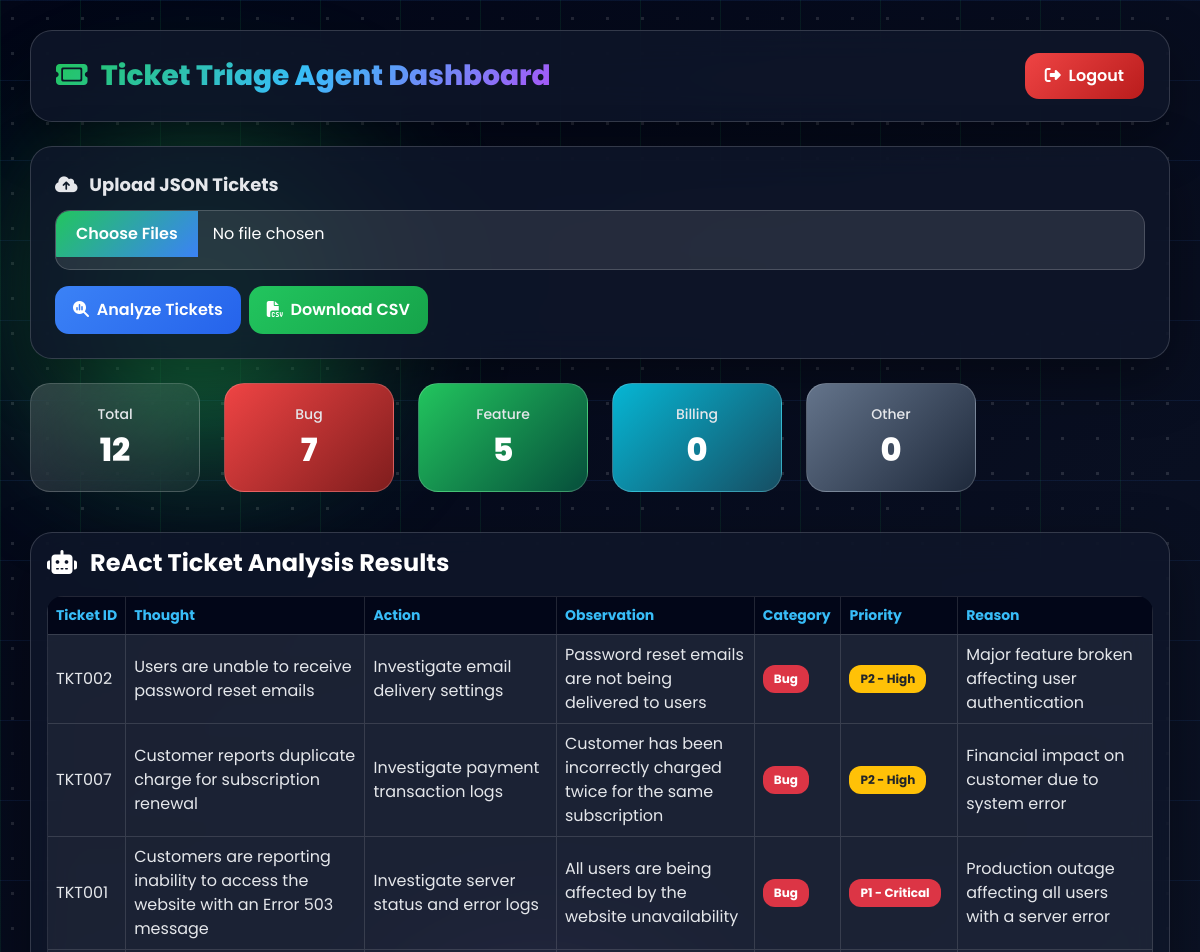
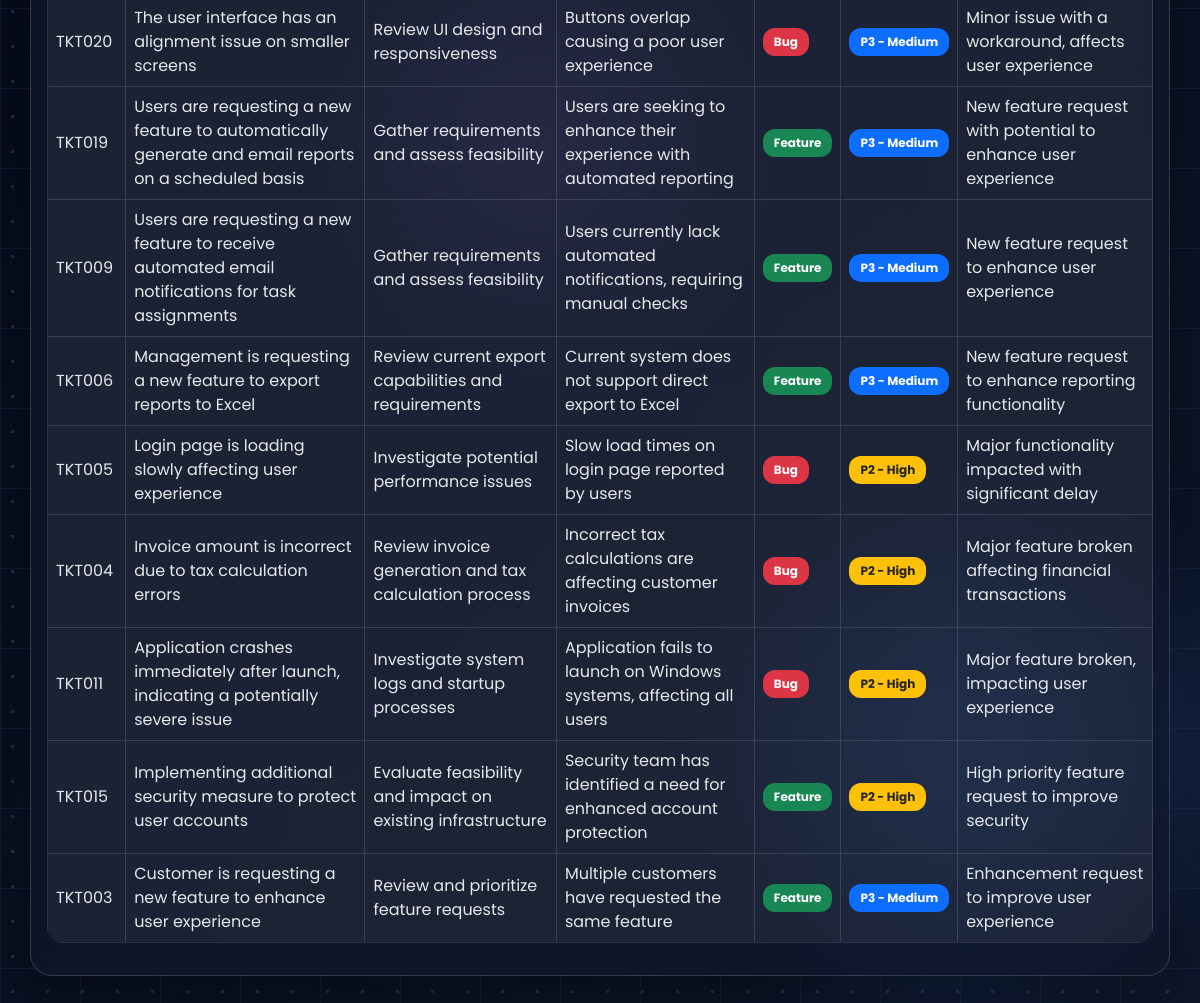
Page / (signed in) on the earlier database version (2 pictures, top to bottom).
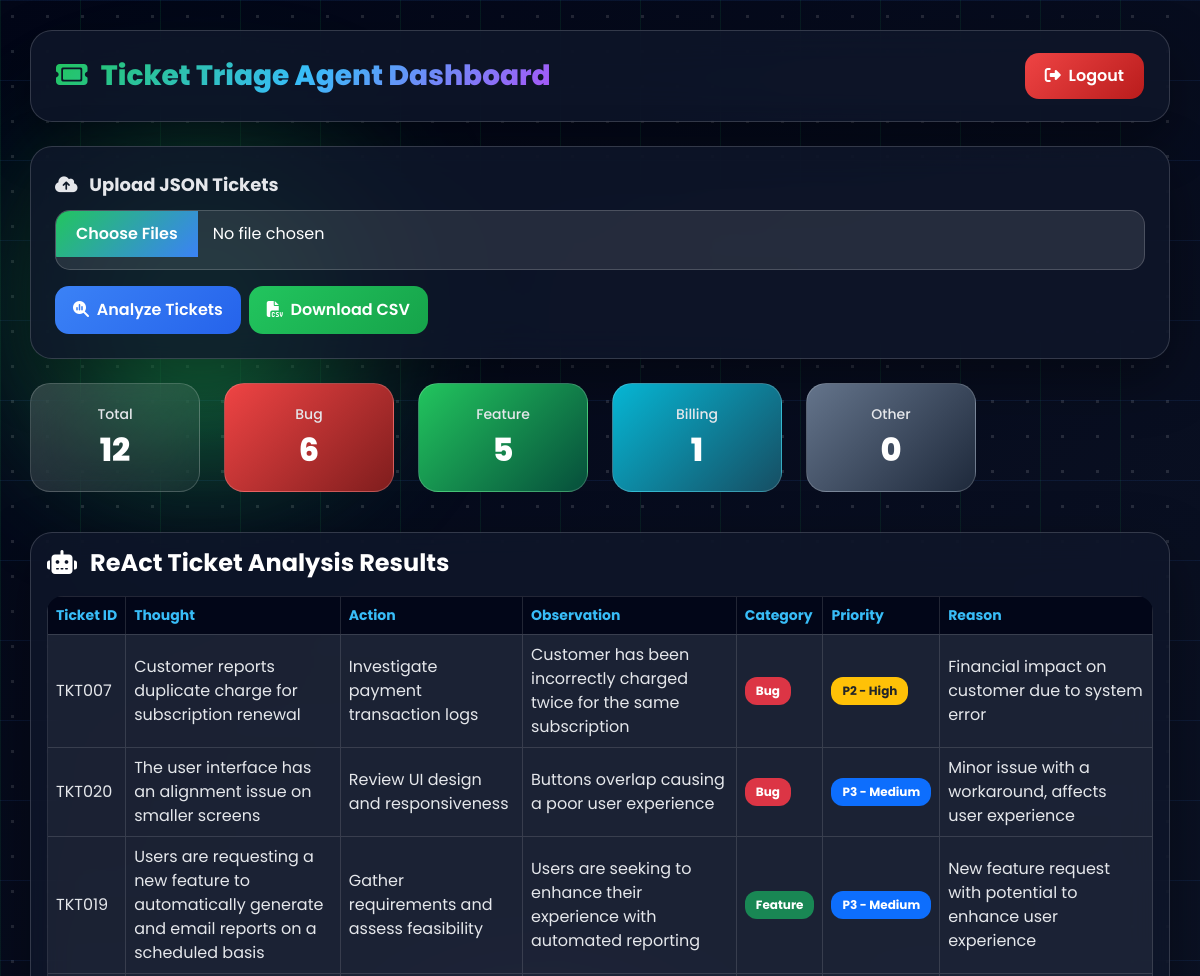
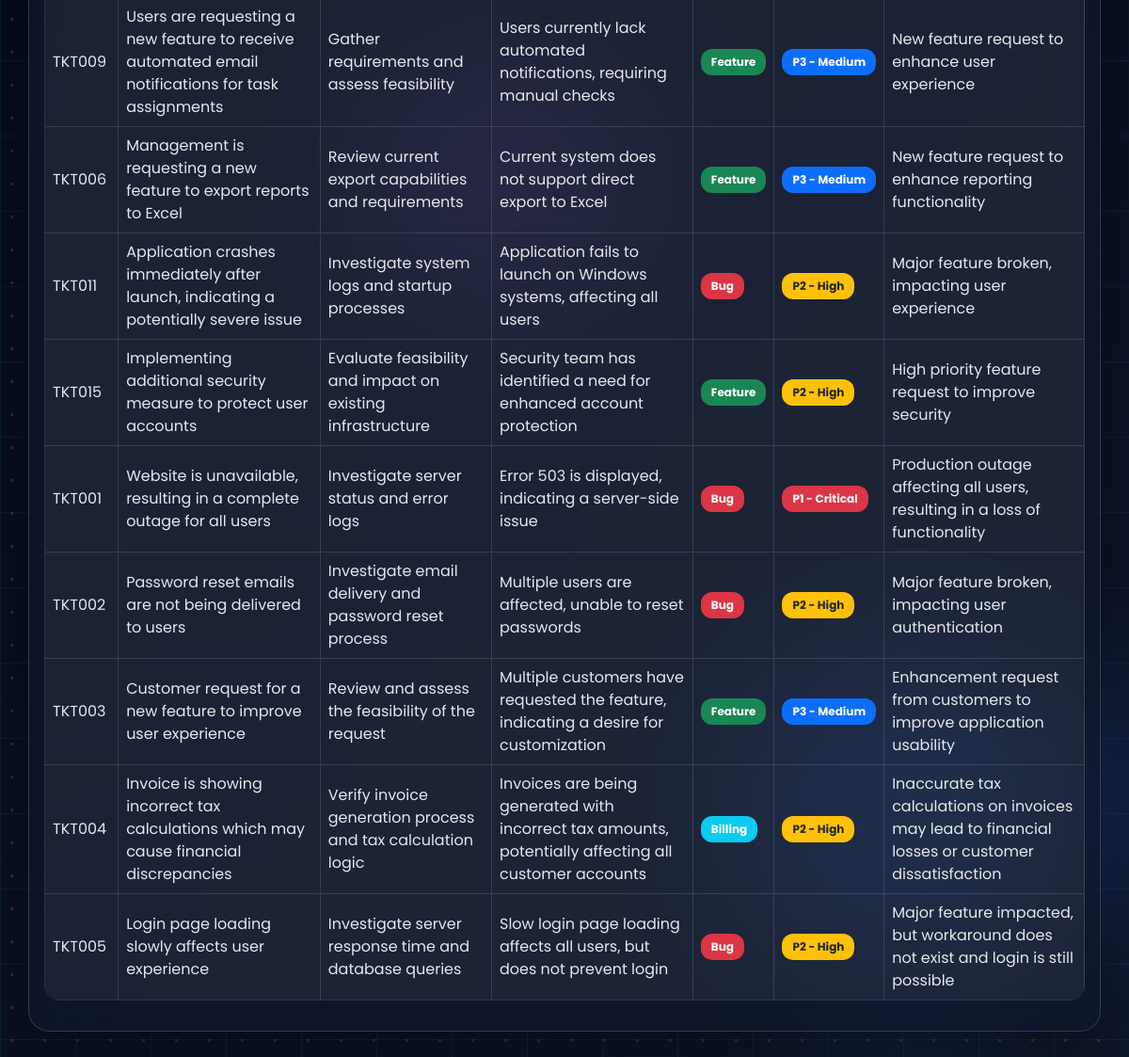
Same page on the later database version (2 pictures, top to bottom).
### tables this page shows
CREATE TABLE tickets (
    ticket_id TEXT PRIMARY KEY,
    thought TEXT,
    action TEXT,
    observation TEXT,
    category TEXT,
    priority TEXT,
    reason TEXT
);

### app.py (the view)
@app.route("/")
def home():
    if "user" not in session:
        return redirect("/login")
    conn = sqlite3.connect("database/tickets.db")
    cursor = conn.cursor()
    cursor.execute("SELECT * FROM tickets")
    tickets = cursor.fetchall()
    cursor.execute("SELECT COUNT(*) FROM tickets")
    total = cursor.fetchone()[0]
    cursor.execute(
        "SELECT COUNT(*) FROM tickets WHERE category='Bug'"
    )
    bug_count = cursor.fetchone()[0]
    cursor.execute(
        "SELECT COUNT(*) FROM tickets WHERE category='Feature'"
    )
    feature_count = cursor.fetchone()[0]
    cursor.execute(
        "SELECT COUNT(*) FROM tickets WHERE category='Billing'"
    )
    billing_count = cursor.fetchone()[0]
    cursor.execute(
        "SELECT COUNT(*) FROM tickets WHERE category='Other'"
    )
    other_count = cursor.fetchone()[0]
    conn.close()
    return render_template(
        "index.html",
        tickets=tickets,
        total=total,
        bug_count=bug_count,
        feature_count=feature_count,
        billing_count=billing_count,
        other_count=other_count
    )

### templates/index.html (shortened to what this page needs)
<!DOCTYPE html>
<html lang="en">
<head>
<link href="https://cdn.jsdelivr.net/npm/bootstrap@5.3.3/dist/css/bootstrap.min.css" rel="stylesheet">
<link href="https://cdnjs.cloudflare.com/ajax/libs/font-awesome/6.5.1/css/all.min.css" rel="stylesheet">
</head>
<body>
<div class="glow-circle one"></div>
<div class="glow-circle two"></div>
<div class="glow-circle three"></div>
<div class="container dashboard-wrapper">
    <div class="dashboard-header d-flex justify-content-between align-items-center mb-4">
        <h2 class="dashboard-title">
            <i class="fa-solid fa-ticket me-2"></i>
            Ticket Triage Agent Dashboard
        </h2>
        <a href="/logout" class="logout-btn">
            <i class="fa-solid fa-right-from-bracket me-1"></i>
            Logout
        </a>
    </div>
    <div class="glass-card p-4 mb-4">
        <form method="POST" action="/analyze" enctype="multipart/form-data">
            <label class="upload-title">
                <i class="fa-solid fa-cloud-arrow-up me-2"></i>
                Upload JSON Tickets
            </label>
            <input type="file" name="tickets" multiple accept=".json" class="form-control" required>
            <div class="mt-3 d-flex gap-2 flex-wrap">
                <button type="submit" class="action-btn btn-analyze">
                    <i class="fa-solid fa-magnifying-glass-chart me-1"></i>
                    Analyze Tickets
                </button>
                <a href="/download" class="action-btn btn-download">
                    <i class="fa-solid fa-file-csv me-1"></i>
                    Download CSV
                </a>
            </div>
        </form>
    </div>
    <div class="row mb-4">
        <div class="col-md-2 col-sm-6 mb-3">
            <div class="stat-card total-card">
                <h6>Total</h6>
                <h2>{{ total }}</h2>
            </div>
        </div>
        <div class="col-md-2 col-sm-6 mb-3">
            <div class="stat-card bug-card">
                <h6>Bug</h6>
                <h2>{{ bug_count }}</h2>
            </div>
        </div>
        <div class="col-md-2 col-sm-6 mb-3">
            <div class="stat-card feature-card">
                <h6>Feature</h6>
                <h2>{{ feature_count }}</h2>
            </div>
        </div>
        <div class="col-md-2 col-sm-6 mb-3">
            <div class="stat-card billing-card">
                <h6>Billing</h6>
                <h2>{{ billing_count }}</h2>
            </div>
        </div>
        <div class="col-md-2 col-sm-6 mb-3">
            <div class="stat-card other-card">
                <h6>Other</h6>
                <h2>{{ other_count }}</h2>
            </div>
        </div>
    </div>
    <div class="glass-card p-3">
        <h4 class="table-card-title">
            <i class="fa-solid fa-robot me-2"></i>
            ReAct Ticket Analysis Results
        </h4>
        <div class="table-responsive">
            <table class="table table-bordered table-hover align-middle">
                <thead>
                    <tr>
                        <th>Ticket ID</th>
                        <th>Thought</th>
                        <th>Action</th>
                        <th>Observation</th>
                        <th>Category</th>
                        <th>Priority</th>
                        <th>Reason</th>
                    </tr>
                </thead>
                <tbody>
                {% for ticket in tickets %}
                    <tr>
                        <td>{{ ticket[0] }}</td>
                        <td>{{ ticket[1] }}</td>
                        <td>{{ ticket[2] }}</td>
                        <td>{{ ticket[3] }}</td>
                        <td>
                            {% if ticket[4] == 'Bug' %}
                                <span class="badge bg-danger">{{ ticket[4] }}</span>
                            {% elif ticket[4] == 'Feature' %}
                                <span class="badge bg-success">{{ ticket[4] }}</span>
                            {% elif ticket[4] == 'Billing' %}
                                <span class="badge bg-info">{{ ticket[4] }}</span>
                            {% else %}
                                <span class="badge bg-secondary">{{ ticket[4] }}</span>
                            {% endif %}
                        </td>
                        <td>
                            {% if ticket[5] == 'P1' %}
                                <span class="badge bg-danger">P1 - Critical</span>
                            {% elif ticket[5] == 'P2' %}
                                <span class="badge bg-warning text-dark">P2 - High</span>
                            {% elif ticket[5] == 'P3' %}
                                <span class="badge bg-primary">P3 - Medium</span>
                            {% elif ticket[5] == 'P4' %}
                                <span class="badge bg-success">P4 - Low</span>
                            {% else %}
                                <span class="badge bg-secondary">{{ ticket[5] }}</span>
                            {% endif %}
                        </td>
                        <td>{{ ticket[6] }}</td>
                    </tr>
                {% endfor %}
                </tbody>
            </table>
        </div>
    </div>
</div>
</body>
</html>

### templates/index.html (style rules this page uses)
* { margin:0; padding:0; box-sizing:border-box; font-family:'Poppins',sans-serif; }
body { min-height:100vh; background:linear-gradient(135deg,#020617,#0f172a,#1e1b4b,#064e3b); background-size:300% 300%; animation:bgMove 10s ease infinite; overflow-x:hidden; color:#fff; position:relative; }
body::before { content:""; position:fixed; inset:-50%; background-image: radial-gradient(circle, rgba(255,255,255,0.20) 1.5px, transparent 1.5px); background-size:35px 35px; animation:moveDots 14s linear infinite; opacity:0.6; z-index:-3; }
body::after { content:""; position:fixed; inset:0; background: linear-gradient(90deg, rgba(34,197,94,0.10) 1px, transparent 1px), linear-gradient(rgba(59,130,246,0.10) 1px, transparent 1px); background-size:80px 80px; animation:gridMove 8s linear infinite; z-index:-2; }
.dashboard-wrapper { position:relative; z-index:5; padding:30px 0; }
.glow-circle { position:fixed; border-radius:50%; filter:blur(85px); opacity:0.65; z-index:-1; animation:float 6s ease-in-out infinite alternate; }
.glow-circle.one { width:280px; height:280px; background:#22c55e; top:8%; left:5%; }
.glow-circle.two { width:330px; height:330px; background:#3b82f6; bottom:5%; right:6%; animation-delay:2s; }
.glow-circle.three { width:230px; height:230px; background:#a855f7; top:50%; left:35%; animation-delay:1s; }
.dashboard-header { background:rgba(15,23,42,0.82); backdrop-filter:blur(20px); border:1px solid rgba(255,255,255,0.16); border-radius:22px; padding:22px 25px; box-shadow:0 20px 50px rgba(0,0,0,0.35); animation:slideDown 0.8s ease; }
.dashboard-title { font-size:28px; font-weight:800; margin:0; background:linear-gradient(135deg,#22c55e,#38bdf8,#a855f7); -webkit-background-clip:text; -webkit-text-fill-color:transparent; }
.logout-btn { border:none; border-radius:14px; padding:11px 20px; background:linear-gradient(135deg,#ef4444,#b91c1c); color:#fff; font-weight:600; text-decoration:none; transition:0.4s; }
.glass-card { background:rgba(15,23,42,0.82); backdrop-filter:blur(20px); border:1px solid rgba(255,255,255,0.16); border-radius:22px; box-shadow:0 20px 55px rgba(0,0,0,0.38); animation:fadeUp 0.9s ease; }
.upload-title { font-size:18px; font-weight:700; color:#e5e7eb; margin-bottom:12px; }
.form-control { height:60px; border-radius:15px; border:1px solid rgba(255,255,255,0.18); background:rgba(255,255,255,0.10); color:#fff; }
.action-btn { border:none; border-radius:14px; padding:12px 18px; color:white; font-weight:600; text-decoration:none; transition:0.4s; display:inline-block; }
.btn-analyze { background:linear-gradient(135deg,#3b82f6,#2563eb); }
.btn-download { background:linear-gradient(135deg,#22c55e,#16a34a); }
.stat-card { border-radius:20px; padding:22px 15px; text-align:center; color:#fff; border:1px solid rgba(255,255,255,0.18); backdrop-filter:blur(16px); transition:0.4s; animation:zoomIn 0.9s ease; }
.stat-card h6 { font-size:14px; color:#e5e7eb; }
.stat-card h2 { font-weight:800; margin:0; }
.total-card { background:linear-gradient(135deg,rgba(255,255,255,0.16),rgba(255,255,255,0.05)); }
.bug-card { background:linear-gradient(135deg,#ef4444,#7f1d1d); }
.feature-card { background:linear-gradient(135deg,#22c55e,#064e3b); }
.billing-card { background:linear-gradient(135deg,#06b6d4,#164e63); }
.other-card { background:linear-gradient(135deg,#64748b,#1e293b); }
.table-card-title { color:#fff; font-weight:700; margin-bottom:18px; }
.table { --bs-table-bg:rgba(255,255,255,0.06); --bs-table-color:#e5e7eb; --bs-table-border-color:rgba(255,255,255,0.13); border-radius:16px; overflow:hidden; }
.table thead th { background:rgba(2,6,23,0.92) !important; color:#38bdf8; font-size:14px; white-space:nowrap; }
.table tbody tr { transition:0.3s; }
.badge { padding:8px 11px; border-radius:12px; font-size:12px; }

Differences in the rows shown:
changed tickets "TKT001": thought "Customers are reporting inability to access the website with an Error 503 message" → "Website is unavailable, resulting in a complete outage for all users"; observation "All users are being affected by the website unavailability" → "Error 503 is displayed, indicating a server-side issue"; reason "Production outage affecting all users with a server error" → "Production outage affecting all users, resulting in a loss of functionality"; moves down the list
changed tickets "TKT002": thought "Users are unable to receive password reset emails" → "Password reset emails are not being delivered to users"; action "Investigate email delivery settings" → "Investigate email delivery and password reset process"; observation "Password reset emails are not being delivered to users" → "Multiple users are affected, unable to reset passwords"; reason "Major feature broken affecting user authentication" → "Major feature broken, impacting user authentication"; moves down the list
changed tickets "TKT003": thought "Customer is requesting a new feature to enhance user experience" → "Customer request for a new feature to improve user experience"; action "Review and prioritize feature requests" → "Review and assess the feasibility of the request"; observation "Multiple customers have requested the same feature" → "Multiple customers have requested the feature, indicating a desire for customization"; reason "Enhancement request to improve user experience" → "Enhancement request from customers to improve application usability"
changed tickets "TKT004": thought "Invoice amount is incorrect due to tax calculation errors" → "Invoice is showing incorrect tax calculations which may cause financial discrepancies"; action "Review invoice generation and tax calculation process" → "Verify invoice generation process and tax calculation logic"; observation "Incorrect tax calculations are affecting customer invoices" → "Invoices are being generated with incorrect tax amounts, potentially affecting all customer accounts"; reason "Major feature broken affecting financial transactions" → "Inaccurate tax calculations on invoices may lead to financial losses or customer dissatisfaction"; category "Bug" → "Billing"; moves down the list
changed tickets "TKT005": thought "Login page is loading slowly affecting user experience" → "Login page loading slowly affects user experience"; action "Investigate potential performance issues" → "Investigate server response time and database queries"; observation "Slow load times on login page reported by users" → "Slow login page loading affects all users, but does not prevent login"; reason "Major functionality impacted with significant delay" → "Major feature impacted, but workaround does not exist and login is still possible"; moves down the list
Other differences:
{{ bug_count }}: "7" → "6"
{{ billing_count }}: "0" → "1"
